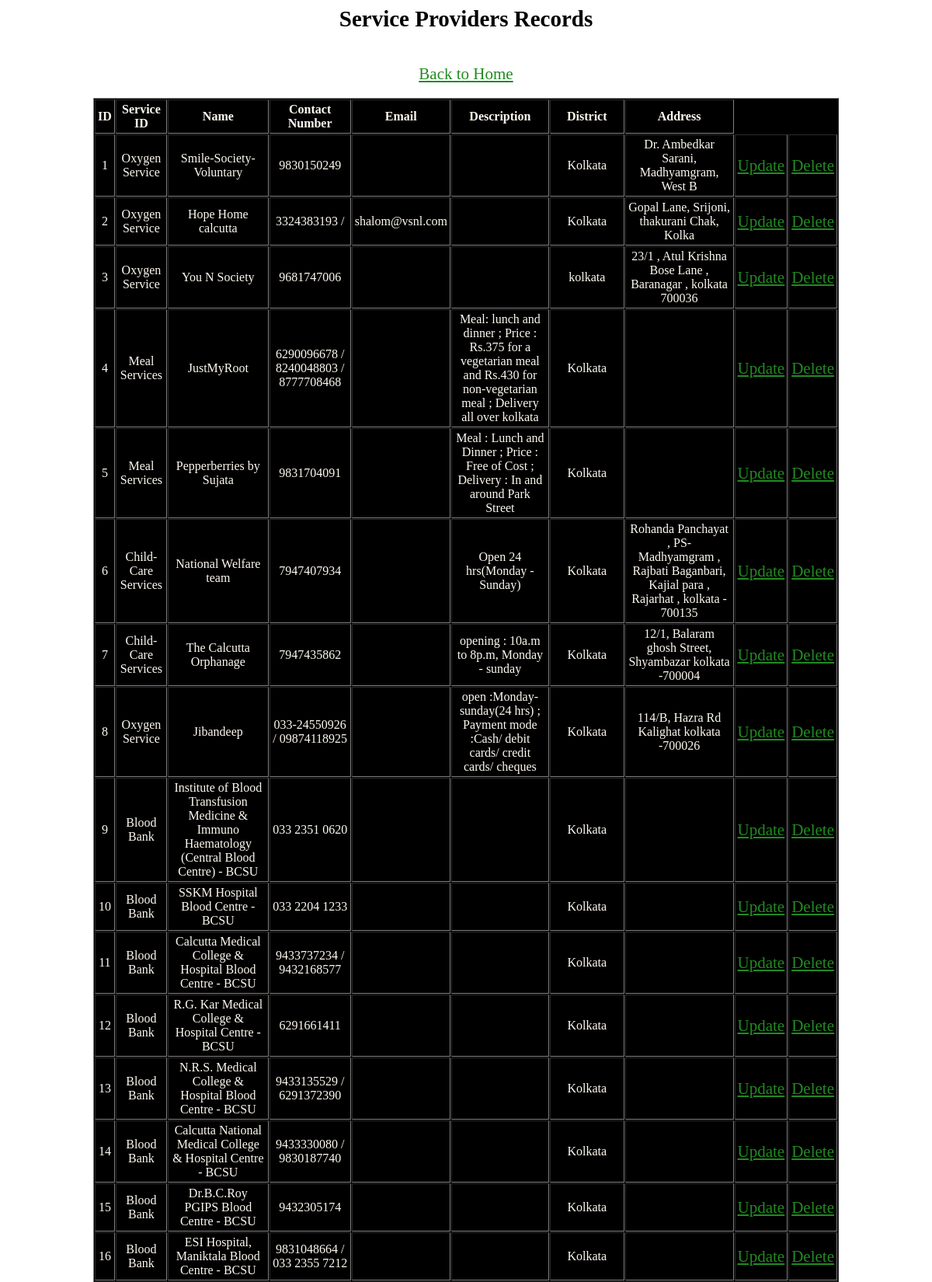
Screenshot of /display_service_provider.php (upper part) with the database file from the repository.
### tables this page shows
CREATE TABLE `service_providers` (
  `id` int(23) NOT NULL,
  `service_id` int(23) NOT NULL,
  `name` varchar(255) NOT NULL,
  `contact` varchar(255) NOT NULL,
  `email` varchar(255) NOT NULL,
  `description` varchar(255) NOT NULL,
  `district` varchar(23) NOT NULL,
  `address` varchar(255) NOT NULL
);

CREATE TABLE `service` (
  `service_id` int(23) NOT NULL,
  `name` varchar(23) NOT NULL,
  `description` varchar(28) NOT NULL
);

### display_service_provider.php (the view, shortened to what this page needs)
<?php
include("connection.php");?>
<h2 style="font-size:29px;"><center>Service Providers Records</center></h2><br>
<center><a href="menu.html">Back to Home </a></center><br>
<!DOCTYPE html>
<html>
<head>
</head>
<body>
</body>
</html>
<table width = "100%" border="1" cellspacing="1" cellpadding="3" align="center" style="background-color:black; color:floralwhite;">
	<tr>
		<td align="center"><strong>ID</strong></td>
		<td align="center"><strong>Service ID</strong></td>
		<td align="center"><strong> Name</strong></td>
		<td align="center"><strong>Contact Number</strong></td>
		<td align="center"><strong>Email</strong></td>
		<td align="center"><strong>Description</strong></td>
		<td align="center"><strong>District</strong></td>
		<td align="center"><strong>Address</strong></td>
	</tr>
    <?php
		$sql = "SELECT
		 `service_providers`.`id` AS `id`,
		 `service_providers`.`service_id` AS `service_id`,
		 `service_providers`.`name` AS `name`,
		 `service_providers`.`contact` AS `contact`,
		 `service_providers`.`email` AS `email`,
		 `service_providers`.`description` AS `description`,
		 `service_providers`.`district` AS `district`,
		 `service_providers`.`address` AS `address`,
		 `service`.`name` AS `service_name`
		FROM `service_providers`,`service` where `service_providers`.`service_id`=`service`.`service_id`";
		$result = mysqli_query($link,$sql);
		if(mysqli_num_rows($result) > 0)
		{
			$count=1;
			while($row = mysqli_fetch_assoc($result))
			{
				echo "<tr>";
				echo "<td align = 'center'>".$count."</td>";
				echo "<td align = 'center'>".$row["service_name"]."</td>";
				echo "<td align = 'center'>".$row["name"]."</td>";
				echo "<td align = 'center'>".$row["contact"]."</td>";
				echo "<td align = 'center'>".$row["email"]."</td>";
				echo "<td align = 'center'>".$row["description"]."</td>";
				echo "<td align = 'center'>".$row["district"]."</td>";
				echo "<td align = 'center'>".$row["address"]."</td>";
				echo "<td><a href='update_service_provider_form.php?id=".$row['id']."&name=".$row['service_name']."'>Update</a></td>";
				echo "<td><a href='delete_service_provider.php?id=".$row['id']."'>Delete</a></td>";
				echo "</tr>";
				$count++;
			}
		}
     ?>
</table>

### display_service_provider.php (style rules this page uses)
a { color: forestgreen; font-size: 21px; }
body { background-image: url("https://p1.pxfuel.com/preview/312/952/22/white-structure-texture-background-ceiling-whitish.jpg"); background-position: center; background-size: cover; height: 700px; margin-left: 10%; margin-right: 10%; }

### rows the page displays
service_providers: service.name "Oxygen Service", name "Smile-Society-Voluntary", contact "9830150249", district "Kolkata", address "Dr. Ambedkar Sarani, Madhyamgram, West B"
service_providers: service.name "Oxygen Service", name "Hope Home calcutta", contact "3324383193 /", email "shalom@vsnl.com", district "Kolkata", address "Gopal Lane, Srijoni, thakurani Chak, Kolka"
service_providers: service.name "Oxygen Service", name "You N Society", contact "9681747006", district "kolkata", address "23/1 , Atul Krishna Bose Lane , Baranagar , kolkata 700036"
service_providers: service.name "Meal Services", name "JustMyRoot", contact "6290096678 / 8240048803 / 8777708468", description "Meal: lunch and dinner ; Price : Rs.375 for a vegetarian meal and Rs.430 for non-vegetarian meal ; Delivery all over kolkata", district "Kolkata"
service_providers: service.name "Meal Services", name "Pepperberries by Sujata", contact "9831704091", description "Meal : Lunch and Dinner ; Price : Free of Cost ; Delivery : In and around Park Street", district "Kolkata"
service_providers: service.name "Child-Care Services", name "National Welfare team", contact "7947407934", description "Open 24 hrs(Monday - Sunday)", district "Kolkata", address "Rohanda Panchayat , PS- Madhyamgram , Rajbati Baganbari, Kajial para , Rajarhat , kolkata - 700135"
service_providers: service.name "Child-Care Services", name "The Calcutta Orphanage", contact "7947435862", description "opening : 10a.m to 8p.m, Monday - sunday", district "Kolkata", address "12/1, Balaram ghosh Street, Shyambazar kolkata -700004"
service_providers: service.name "Oxygen Service", name "Jibandeep", contact "033-24550926 / 09874118925", description "open :Monday- sunday(24 hrs) ; Payment mode :Cash/ debit cards/ credit cards/ cheques", district "Kolkata", address "114/B, Hazra Rd Kalighat kolkata -700026"
service_providers: service.name "Blood Bank", name "Institute of Blood Transfusion Medicine & Immuno Haematology (Central Blood Centre) - BCSU", contact "033 2351 0620", district "Kolkata"
service_providers: service.name "Blood Bank", name "SSKM Hospital Blood Centre - BCSU", contact "033 2204 1233", district "Kolkata"
service_providers: service.name "Blood Bank", name "Calcutta Medical College & Hospital Blood Centre - BCSU", contact "9433737234 / 9432168577", district "Kolkata"
service_providers: service.name "Blood Bank", name "R.G. Kar Medical College & Hospital Centre - BCSU", contact "6291661411", district "Kolkata"
service_providers: service.name "Blood Bank", name "N.R.S. Medical College & Hospital Blood Centre - BCSU", contact "9433135529 / 6291372390", district "Kolkata"
service_providers: service.name "Blood Bank", name "Calcutta National Medical College & Hospital Centre - BCSU", contact "9433330080 / 9830187740", district "Kolkata"
service_providers: service.name "Blood Bank", name "Dr.B.C.Roy PGIPS Blood Centre - BCSU", contact "9432305174", district "Kolkata"
service_providers: service.name "Blood Bank", name "ESI Hospital, Maniktala Blood Centre - BCSU", contact "9831048664 / 033 2355 7212", district "Kolkata"
